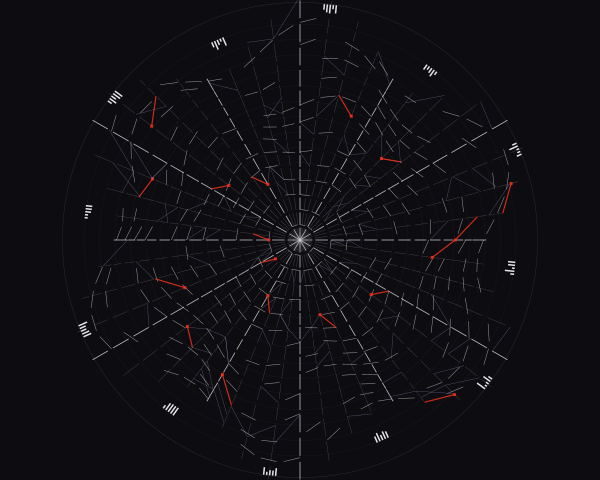

Reproduce this figure in Python.
import cairo
import math
import random

# Setup
width, height = 600, 480
surface = cairo.ImageSurface(cairo.FORMAT_ARGB32, width, height)
ctx = cairo.Context(surface)

# Background - Deep charcoal for a technical feel
ctx.set_source_rgb(0.05, 0.05, 0.07)
ctx.paint()

# Configuration
center_x, center_y = width / 2, height / 2
grid_steps_r = 14
grid_steps_theta = 48
max_radius = min(width, height) * 0.45
accent_color = (1.0, 0.2, 0.1)  # Swiss International Orange

def polar_to_cartesian(r, theta, distortion_factor=0):
    """Maps polar coordinates to Cartesian with a radial wave distortion."""
    # Radial distortion influenced by angle and distance
    # Creates a 'pulsing' grid effect
    r_distorted = r * (1 + distortion_factor * math.sin(theta * 6 + r * 0.02))
    x = center_x + r_distorted * math.cos(theta)
    y = center_y + r_distorted * math.sin(theta)
    return x, y

def draw_staccato_arc(r, theta_start, theta_end, segments=10):
    """Draws a dashed/fragmented arc to simulate technical 'bitmapped' grain."""
    step = (theta_end - theta_start) / segments
    for i in range(segments):
        if random.random() > 0.4:
            t1 = theta_start + i * step
            t2 = t1 + step * 0.7
            
            # Distortion varies by radius for 'liquid' grid feel
            dist = 0.12 * (r / max_radius)
            x1, y1 = polar_to_cartesian(r, t1, dist)
            x2, y2 = polar_to_cartesian(r, t2, dist)
            
            ctx.move_to(x1, y1)
            ctx.line_to(x2, y2)
            ctx.stroke()

# 1. LAYER: SUBTLE UNDER-GRID (Mathematical Foundation)
ctx.set_line_width(0.2)
ctx.set_source_rgba(0.4, 0.4, 0.4, 0.3)
for r_idx in range(1, grid_steps_r + 1):
    r = (r_idx / grid_steps_r) * max_radius
    ctx.arc(center_x, center_y, r, 0, 2 * math.pi)
    ctx.stroke()

# 2. LAYER: THE DISTORTED SWISS GRID
# Radial lines and Concentric Arcs transformed via polar logic
for i in range(grid_steps_theta):
    angle = (i / grid_steps_theta) * 2 * math.pi
    
    # Alternate weights for visual hierarchy
    if i % 4 == 0:
        ctx.set_line_width(0.8)
        ctx.set_source_rgba(0.9, 0.9, 0.9, 0.8)
    else:
        ctx.set_line_width(0.3)
        ctx.set_source_rgba(0.7, 0.7, 0.7, 0.5)
        
    # Draw radial segments with gaps (structural tension)
    for r_idx in range(grid_steps_r):
        r_inner = (r_idx / grid_steps_r) * max_radius
        r_outer = ((r_idx + 0.8) / grid_steps_r) * max_radius
        
        # Calculate distorted positions
        dist = 0.15 * (r_inner / max_radius)
        x1, y1 = polar_to_cartesian(r_inner, angle, dist)
        x2, y2 = polar_to_cartesian(r_outer, angle, dist)
        
        ctx.move_to(x1, y1)
        ctx.line_to(x2, y2)
        ctx.stroke()

# 3. LAYER: RADIAL FRAGMENTS (Density Modulation)
ctx.set_line_width(0.5)
ctx.set_source_rgba(1, 1, 1, 0.6)
for r_idx in range(1, grid_steps_r):
    r = (r_idx / grid_steps_r) * max_radius
    # Increase segments as radius increases to maintain density
    segs = int(8 + r_idx * 4)
    draw_staccato_arc(r, 0, 2 * math.pi, segments=segs)

# 4. LAYER: INTERCONNECTIVITY NODES
# Connecting points between layers to create 'Vector-Field' tension
random.seed(42) # Deterministic randomness for layout
for _ in range(120):
    r_idx = random.randint(2, grid_steps_r - 1)
    t_idx = random.randint(0, grid_steps_theta - 1)
    
    r = (r_idx / grid_steps_r) * max_radius
    angle = (t_idx / grid_steps_theta) * 2 * math.pi
    
    # Target a nearby coordinate
    r2 = r + (max_radius / grid_steps_r)
    angle2 = angle + (2 * math.pi / grid_steps_theta) * (random.choice([-1, 1]))
    
    dist_val = 0.15 * (r / max_radius)
    x1, y1 = polar_to_cartesian(r, angle, dist_val)
    x2, y2 = polar_to_cartesian(r2, angle2, dist_val)
    
    # Accent color sporadically
    if random.random() > 0.85:
        ctx.set_source_rgba(*accent_color, 0.8)
        ctx.set_line_width(1.2)
        # Add small 'technical' square at node
        ctx.rectangle(x1-1.5, y1-1.5, 3, 3)
        ctx.fill()
    else:
        ctx.set_source_rgba(0.8, 0.8, 1.0, 0.4)
        ctx.set_line_width(0.4)
    
    ctx.move_to(x1, y1)
    ctx.line_to(x2, y2)
    ctx.stroke()

# 5. LAYER: "STACCATO" DATA BLOCKS (Typography-as-Texture)
# Simulating the aesthetic of data readouts or Swiss Swiss precision markings
for i in range(12):
    angle = (i / 12) * 2 * math.pi + 0.1
    r = max_radius * 1.05
    x, y = polar_to_cartesian(r, angle, 0.05)
    
    ctx.save()
    ctx.translate(x, y)
    ctx.rotate(angle + math.pi/2)
    
    # Draw tiny vertical bars representing "bitmapped" logic
    ctx.set_source_rgb(0.9, 0.9, 0.9)
    for b in range(5):
        h = random.uniform(2, 10)
        ctx.rectangle(b * 3, 0, 1.5, h)
        ctx.fill()
    ctx.restore()

# Final focal ring
ctx.set_line_width(0.3)
ctx.set_source_rgba(1, 1, 1, 0.2)
ctx.arc(center_x, center_y, max_radius * 1.1, 0, 2 * math.pi)
ctx.stroke()
